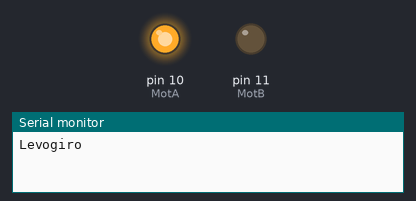
A sketch run on a simulated Arduino Uno, built with avr-gcc and run on an emulated ATmega328P. Parts: output pins drawn as LEDs (lit = HIGH), the last lines printed to the serial monitor.

Above: at 0.5 s.
At 1.5 s:
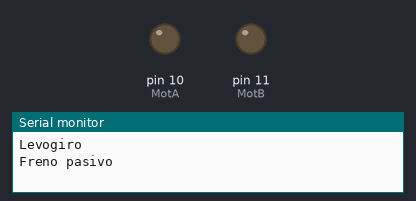
At 2.5 s:
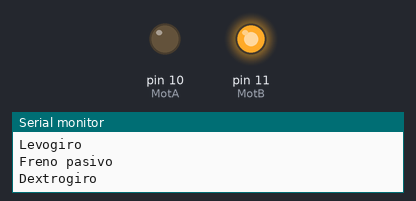
At 3.5 s:
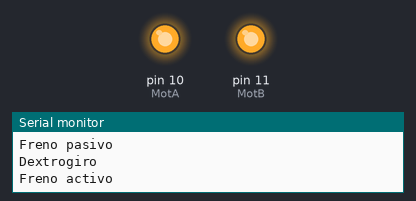
Timing chart, 0 to 5.2 s (numbered marks = the images above):
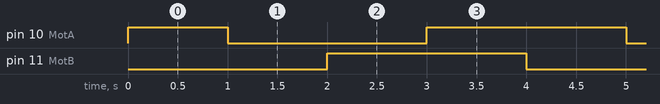

Measured:
- by itself, pin 10 (MotA): repeats every 4.0 s: LOW 2.0 s, HIGH 2.0 s
- by itself, pin 11 (MotB): alternates HIGH for 2.0 s and LOW for 2.0 s
- by itself, everything shown: repeats every 4.0 s, in 4 steps

The sketch:

Puente_H.ino
```cpp
// Definimos las variables de los puertos
// que utlizaremos.
#define MotA 10
#define MotB 11

void setup() {
  // Inicializamos la comunicación serial
  // y los puertos en modo salida
  Serial.begin(9600);
  pinMode(MotA, OUTPUT);
  pinMode(MotB, OUTPUT);
}

void loop() {
  // Declaramos los diferentes estados
  // y damos un delay de 1 segundo entre
  // cada uno de ellos.
  digitalWrite(MotA, HIGH);
  digitalWrite(MotB, LOW);
  Serial.println("Levogiro");
  delay(1000);

  digitalWrite(MotA, LOW);
  digitalWrite(MotB, LOW);
  Serial.println("Freno pasivo");
  delay(1000);

  digitalWrite(MotA, LOW);
  digitalWrite(MotB, HIGH);
  Serial.println("Dextrogiro");
  delay(1000);

  digitalWrite(MotA, HIGH);
  digitalWrite(MotB, HIGH);
  Serial.println("Freno activo");
  delay(1000);

}
```
